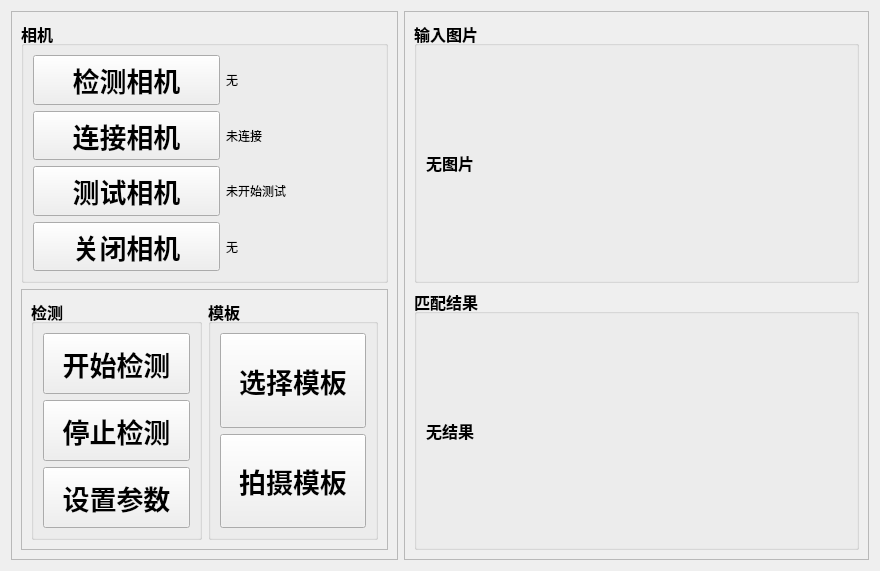
<?xml version="1.0" encoding="UTF-8"?>
<ui version="4.0">
 <class>Form</class>
 <widget class="QWidget" name="Form">
  <property name="geometry">
   <rect>
    <x>0</x>
    <y>0</y>
    <width>880</width>
    <height>571</height>
   </rect>
  </property>
  <property name="windowTitle">
   <string>Form</string>
  </property>
  <layout class="QHBoxLayout" name="horizontalLayout_3" stretch="5,6">
   <item>
    <widget class="QFrame" name="frame_3">
     <property name="frameShape">
      <enum>QFrame::StyledPanel</enum>
     </property>
     <property name="frameShadow">
      <enum>QFrame::Raised</enum>
     </property>
     <layout class="QVBoxLayout" name="verticalLayout_3">
      <item>
       <widget class="QGroupBox" name="grpCamera">
        <property name="font">
         <font>
          <pointsize>12</pointsize>
          <weight>75</weight>
          <bold>true</bold>
         </font>
        </property>
        <property name="title">
         <string>相机</string>
        </property>
        <layout class="QGridLayout" name="gridLayout" columnstretch="5,4">
         <property name="sizeConstraint">
          <enum>QLayout::SetDefaultConstraint</enum>
         </property>
         <item row="0" column="1">
          <widget class="QLabel" name="labDetectCamera">
           <property name="font">
            <font>
             <pointsize>9</pointsize>
             <weight>50</weight>
             <bold>false</bold>
            </font>
           </property>
           <property name="text">
            <string>无</string>
           </property>
          </widget>
         </item>
         <item row="2" column="1">
          <widget class="QLabel" name="labLinkCamera">
           <property name="font">
            <font>
             <pointsize>9</pointsize>
             <weight>50</weight>
             <bold>false</bold>
            </font>
           </property>
           <property name="text">
            <string>未连接</string>
           </property>
          </widget>
         </item>
         <item row="2" column="0">
          <widget class="QPushButton" name="btnLinkCamera">
           <property name="sizePolicy">
            <sizepolicy hsizetype="Minimum" vsizetype="Expanding">
             <horstretch>0</horstretch>
             <verstretch>0</verstretch>
            </sizepolicy>
           </property>
           <property name="font">
            <font>
             <pointsize>20</pointsize>
             <weight>75</weight>
             <bold>true</bold>
            </font>
           </property>
           <property name="text">
            <string>连接相机</string>
           </property>
          </widget>
         </item>
         <item row="0" column="0">
          <widget class="QPushButton" name="btnDetectCamera">
           <property name="sizePolicy">
            <sizepolicy hsizetype="Minimum" vsizetype="Expanding">
             <horstretch>0</horstretch>
             <verstretch>0</verstretch>
            </sizepolicy>
           </property>
           <property name="font">
            <font>
             <pointsize>20</pointsize>
             <weight>75</weight>
             <bold>true</bold>
            </font>
           </property>
           <property name="text">
            <string>检测相机</string>
           </property>
          </widget>
         </item>
         <item row="4" column="0">
          <widget class="QPushButton" name="btnTestCamera">
           <property name="sizePolicy">
            <sizepolicy hsizetype="Minimum" vsizetype="Expanding">
             <horstretch>0</horstretch>
             <verstretch>0</verstretch>
            </sizepolicy>
           </property>
           <property name="font">
            <font>
             <pointsize>20</pointsize>
             <weight>75</weight>
             <bold>true</bold>
            </font>
           </property>
           <property name="text">
            <string>测试相机</string>
           </property>
          </widget>
         </item>
         <item row="4" column="1">
          <widget class="QLabel" name="label">
           <property name="font">
            <font>
             <pointsize>9</pointsize>
             <weight>50</weight>
             <bold>false</bold>
            </font>
           </property>
           <property name="text">
            <string>未开始测试</string>
           </property>
          </widget>
         </item>
         <item row="5" column="0">
          <widget class="QPushButton" name="btnCloseCamera">
           <property name="sizePolicy">
            <sizepolicy hsizetype="Minimum" vsizetype="Expanding">
             <horstretch>0</horstretch>
             <verstretch>0</verstretch>
            </sizepolicy>
           </property>
           <property name="font">
            <font>
             <pointsize>20</pointsize>
             <weight>75</weight>
             <bold>true</bold>
            </font>
           </property>
           <property name="text">
            <string>关闭相机</string>
           </property>
          </widget>
         </item>
         <item row="5" column="1">
          <widget class="QLabel" name="labCloseCamera">
           <property name="font">
            <font>
             <pointsize>9</pointsize>
             <weight>50</weight>
             <bold>false</bold>
            </font>
           </property>
           <property name="text">
            <string>无</string>
           </property>
          </widget>
         </item>
        </layout>
       </widget>
      </item>
      <item>
       <widget class="QFrame" name="frame">
        <property name="frameShape">
         <enum>QFrame::StyledPanel</enum>
        </property>
        <property name="frameShadow">
         <enum>QFrame::Raised</enum>
        </property>
        <layout class="QHBoxLayout" name="horizontalLayout_2">
         <item>
          <widget class="QGroupBox" name="grpDetect">
           <property name="font">
            <font>
             <pointsize>12</pointsize>
             <weight>75</weight>
             <bold>true</bold>
            </font>
           </property>
           <property name="title">
            <string>检测</string>
           </property>
           <layout class="QVBoxLayout" name="verticalLayout">
            <item>
             <widget class="QPushButton" name="btnStartDetect">
              <property name="sizePolicy">
               <sizepolicy hsizetype="Minimum" vsizetype="Expanding">
                <horstretch>0</horstretch>
                <verstretch>0</verstretch>
               </sizepolicy>
              </property>
              <property name="font">
               <font>
                <pointsize>20</pointsize>
                <weight>75</weight>
                <bold>true</bold>
               </font>
              </property>
              <property name="text">
               <string>开始检测</string>
              </property>
             </widget>
            </item>
            <item>
             <widget class="QPushButton" name="btnStopDetect">
              <property name="sizePolicy">
               <sizepolicy hsizetype="Minimum" vsizetype="Expanding">
                <horstretch>0</horstretch>
                <verstretch>0</verstretch>
               </sizepolicy>
              </property>
              <property name="font">
               <font>
                <pointsize>20</pointsize>
                <weight>75</weight>
                <bold>true</bold>
               </font>
              </property>
              <property name="text">
               <string>停止检测</string>
              </property>
             </widget>
            </item>
            <item>
             <widget class="QPushButton" name="btnSetParams">
              <property name="sizePolicy">
               <sizepolicy hsizetype="Minimum" vsizetype="Expanding">
                <horstretch>0</horstretch>
                <verstretch>0</verstretch>
               </sizepolicy>
              </property>
              <property name="font">
               <font>
                <pointsize>20</pointsize>
                <weight>75</weight>
                <bold>true</bold>
               </font>
              </property>
              <property name="text">
               <string>设置参数</string>
              </property>
             </widget>
            </item>
           </layout>
          </widget>
         </item>
         <item>
          <widget class="QGroupBox" name="grpTemp">
           <property name="font">
            <font>
             <pointsize>12</pointsize>
             <weight>75</weight>
             <bold>true</bold>
            </font>
           </property>
           <property name="title">
            <string>模板</string>
           </property>
           <layout class="QVBoxLayout" name="verticalLayout_2">
            <item>
             <widget class="QPushButton" name="btnSelectTemp">
              <property name="sizePolicy">
               <sizepolicy hsizetype="Minimum" vsizetype="Expanding">
                <horstretch>0</horstretch>
                <verstretch>0</verstretch>
               </sizepolicy>
              </property>
              <property name="font">
               <font>
                <pointsize>20</pointsize>
                <weight>75</weight>
                <bold>true</bold>
               </font>
              </property>
              <property name="text">
               <string>选择模板</string>
              </property>
             </widget>
            </item>
            <item>
             <widget class="QPushButton" name="btnMakeTemp">
              <property name="sizePolicy">
               <sizepolicy hsizetype="Minimum" vsizetype="Expanding">
                <horstretch>0</horstretch>
                <verstretch>0</verstretch>
               </sizepolicy>
              </property>
              <property name="font">
               <font>
                <pointsize>20</pointsize>
                <weight>75</weight>
                <bold>true</bold>
               </font>
              </property>
              <property name="text">
               <string>拍摄模板</string>
              </property>
             </widget>
            </item>
           </layout>
          </widget>
         </item>
        </layout>
       </widget>
      </item>
     </layout>
    </widget>
   </item>
   <item>
    <widget class="QFrame" name="frame_2">
     <property name="frameShape">
      <enum>QFrame::StyledPanel</enum>
     </property>
     <property name="frameShadow">
      <enum>QFrame::Raised</enum>
     </property>
     <layout class="QVBoxLayout" name="verticalLayout_8" stretch="0,0">
      <item>
       <widget class="QGroupBox" name="grpInput">
        <property name="font">
         <font>
          <pointsize>12</pointsize>
          <weight>75</weight>
          <bold>true</bold>
         </font>
        </property>
        <property name="title">
         <string>输入图片</string>
        </property>
        <layout class="QVBoxLayout" name="verticalLayout_6">
         <item>
          <layout class="QVBoxLayout" name="verticalLayout_4">
           <item>
            <widget class="QLabel" name="labInput">
             <property name="text">
              <string>无图片</string>
             </property>
            </widget>
           </item>
          </layout>
         </item>
        </layout>
       </widget>
      </item>
      <item>
       <widget class="QGroupBox" name="grpOuput">
        <property name="font">
         <font>
          <pointsize>12</pointsize>
          <weight>75</weight>
          <bold>true</bold>
         </font>
        </property>
        <property name="title">
         <string>匹配结果</string>
        </property>
        <layout class="QVBoxLayout" name="verticalLayout_7">
         <item>
          <layout class="QVBoxLayout" name="verticalLayout_5">
           <item>
            <widget class="QLabel" name="labOutput">
             <property name="text">
              <string>无结果</string>
             </property>
            </widget>
           </item>
          </layout>
         </item>
        </layout>
       </widget>
      </item>
     </layout>
    </widget>
   </item>
  </layout>
 </widget>
 <resources/>
 <connections/>
</ui>
